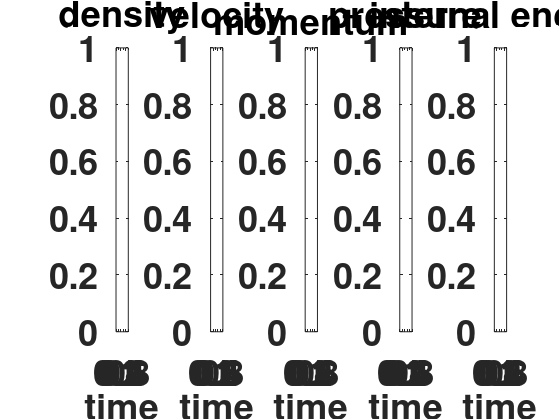

The MATLAB script that drew this image:
timeSnap = 0.01;
position = 0.351;
suffix = '_pos0.351';

%%%%%%%%%%%%%%%%%%%%%%%%%%%%%%%%%%%%%%%%%%%%%%%%%%%%%%%%%%%%%%%%%%%%%%%%%%%%%%%%%%%%%%%%%%%%%%%%%%%%%%%%%%%%
fileInfo = dir('riemann_*.dat');
curve=zeros(size(fileInfo, 1), 6);
for i = 1:size(fileInfo, 1)
    fprintf(1, 'step%4i of%4i\n', i, size(fileInfo, 1))
    curve(i, 1) = i * timeSnap;
    [curve(i, 2), curve(i, 3), curve(i, 4), curve(i, 5), curve(i, 6)] = riemann_point(fileInfo(i).name, position);
end
%curve
%dlmwrite('point.dat', curve, 'delimiter', '\t', 'precision', 6);
fOut=fopen(strcat(strcat('point', suffix), '.dat'), 'w');
fprintf(fOut, '%15s%15s%15s%15s\n', 'time', 'position', 'density', 'velocity', 'momentum', 'pressure', 'int_energy');
for i = 1:size(curve,1)
    for j = 1:size(curve,2)
    fprintf(fOut, '%15.6e', curve(i, j));
    end
    fprintf(fOut, '\n');
end
fclose(fOut);

screenWidth = 0.5; % work well for remote and local for dual screen
fh = figure('units', 'normalized', 'outerposition', [0 0 screenWidth 1.0]);

subplot(1,5,1)
plot(curve(:, 1), curve(:, 2), 'r-o', 'LineWidth', 2);
title('density');
xlabel('time');

subplot(1,5,2)
plot(curve(:, 1), curve(:, 3), 'r-o', 'LineWidth', 2);
title('velocity');
xlabel('time');

subplot(1,5,3)
plot(curve(:, 1), curve(:, 4), 'r-o', 'LineWidth', 2);
title('momentum');
xlabel('time');

subplot(1,5,4)
plot(curve(:, 1), curve(:, 5), 'r-o', 'LineWidth', 2);
title('pressure');
xlabel('time');

subplot(1,5,5)
plot(curve(:, 1), curve(:, 6), 'r-o', 'LineWidth', 2);
title('internal energy');
xlabel('time');

set(findall(gcf, '-property', 'fontSize'), 'fontSize', 26, 'fontWeight', 'bold');
set(gcf, 'paperpositionmode', 'auto');
saveas(fh, strcat(strcat('point', suffix), '.png'), 'png');



